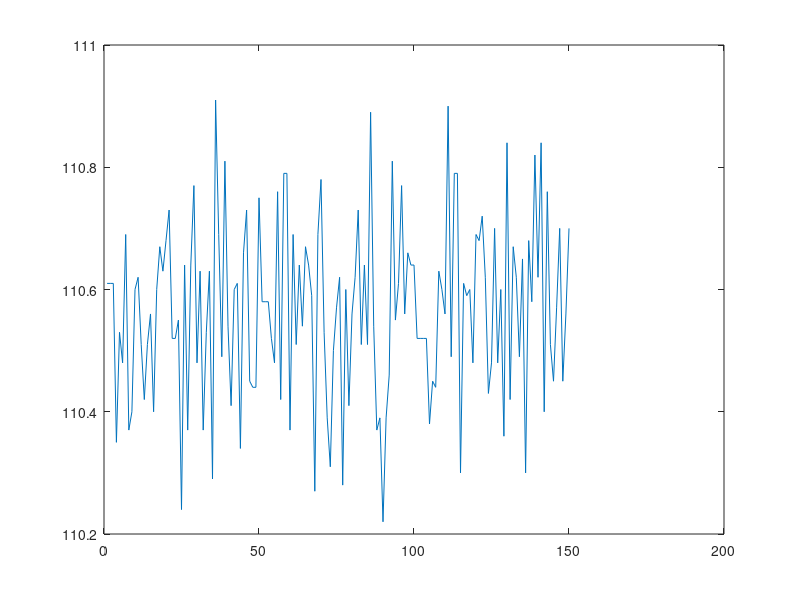

Here is the MATLAB script that generated this plot:

#c1,c2 y c3: 50mm
c1= [88.55,88.55,88.55,88.58,88.67,88.36,88.35,88.88,88.54,88.42,88.51,88.34,88.55,88.44,88.46,88.54,88.49,89.06,88.51,88.45,87.92,88.81,88.17,88.31,88.37,88.54,88.50,88.29,88.52,88.58,88.20,88.44,88.44,88.33,88.58,88.41,88.63,88.79,88.37,88.38,88.43,88.67,88.45,88.93,88.46,88.43,88.44,88.59,88.52,88.71];

c2= [88.29,88.29,88.29,88.25,88.35,88.37,88.68,88.89,88.35,88.59,88.22,88.64,88.12,88.71,88.32,88.72,88.25,88.95,88.32,88.55,88.53,88.15,88.78,88.22,88.95,88.55,88.88,88.47,88.94,88.15,88.75,88.51,88.53,88.21,88.77,88.65,88.43,88.58,88.31,88.48,88.38,88.39,88.32,88.34,88.18,88.35,88.48,88.36,88.58,88.46];

c3= [88.80,88.80,88.80,89.00,88.18,88.55,88.59,88.79,88.85,88.44,88.72,88.50,89.27,88.50,88.88,88.89,88.56,88.39,88.60,88.51,88.73,88.45,88.95,88.41,88.83,88.33,88.32,88.46,88.41,88.75,88.19,88.78,88.31,88.82,88.55,88.46,88.62,88.46,88.98,88.50,88.29,88.37,88.65,88.82,88.39,88.96,88.79,88.39,88.42,88.06];

c50mm= [c1, c2, c3];




#c4, c5, c6: 100mm
c4= [92.02,92.02,92.02,91.85,92.17,92.20,92.56,92.20,92.25,91.85,92.17,91.98,91.76,92.20,92.36,91.89,92.17,92.06,92.31,92.07,92.76,92.09,92.29,92.32,92.01,92.18,92.25,92.64,91.73,91.93,91.99,92.40,92.05,92.51,92.34,91.82,91.95,91.90,92.37,92.13,92.49,91.84,92.46,91.78,92.26,92.21,92.08,92.03,92.31,91.81];

c5= [92.57,92.57,92.57,92.77,92.41,92.17,92.03,92.19,92.65,92.09,92.53,92.63,92.37,92.27,92.09,92.16,92.65,92.14,92.48,92.26,91.98,92.26,92.22,92.38,91.83,92.76,91.61,91.91,92.48,92.72,92.12,92.71,92.05,92.43,92.08,92.42,92.50,92.02,92.04,92.12,92.40,92.06,92.28,92.62,92.33,92.70,91.79,92.25,92.41,92.01];

c6= [92.12,92.12,92.12,91.99,92.05,92.41,92.76,91.99,92.44,92.14,92.71,92.21,91.92,92.12,92.22,92.10,92.24,92.47,92.61,92.07,92.21,92.89,92.16,92.92,91.99,92.83,92.15,92.48,92.02,92.08,92.55,92.62,92.28,92.25,92.41,92.41,92.24,92.14,92.15,92.05,92.03,92.27,92.51,92.23,92.07,91.63,92.20,91.99,91.83,92.28];

c100mm= [c4, c5, c6];




#c7, c8, c9: 150mm
c7= [95.05,95.05,95.05,95.00,95.56,95.20,95.45,95.57,95.16,95.41,95.45,95.32,95.30,95.44,94.88,95.56,94.88,95.56,95.66,95.60,95.38,95.22,95.19,95.74,95.20,95.49,95.59,95.43,94.90,95.10,95.73,95.79,95.25,95.34,95.25,95.24,95.28,95.39,95.69,94.92,95.54,95.38,95.52,95.47,95.33,94.91,95.32,95.56,95.95,95.24];

c8= [95.35,95.35,95.35,95.24,95.50,95.56,95.59,95.50,95.69,95.54,95.14,95.95,95.30,95.38,95.46,95.36,95.48,95.59,95.09,94.78,95.14,95.65,95.30,95.04,95.51,95.28,95.82,95.46,95.09,95.37,94.87,95.78,95.10,95.83,95.29,95.49,95.96,95.21,95.56,95.97,95.69,95.31,96.27,94.74,95.31,95.32,95.35,95.32,95.70,95.46];

c9= [95.08,95.08,95.08,95.17,95.76,95.23,95.94,95.33,95.71,95.40,95.67,95.57,95.79,95.54,95.55,95.21,95.21,95.10,95.36,95.16,95.60,95.83,95.17,95.53,95.48,95.05,95.35,95.72,94.98,95.27,95.58,95.61,95.50,95.86,95.46,95.18,95.48,94.98,95.61,95.33,95.27,95.74,95.46,95.21,95.38,95.19,94.68,95.36,94.99,95.04];

c150mm= [c7, c8, c9];




#c10, c11, c12: 200mm
c10= [97.40,97.40,97.40,97.56,97.42,97.45,97.57,97.68,97.77,97.79,97.46,97.76,97.70,97.67,97.38,98.01,97.51,97.60,97.63,97.81,97.54,97.29,97.49,97.72,97.75,97.65,97.77,98.14,97.56,97.63,97.37,97.52,97.50,97.26,97.90,97.57,97.66,98.09,97.68,97.67,97.06,97.52,97.48,97.64,97.84,97.29,97.59,97.86,97.44,97.71];

c11= [97.63,97.63,97.63,97.57,97.37,97.60,97.41,97.59,97.94,97.70,97.76,97.46,97.12,97.57,97.90,97.47,97.81,97.80,97.91,97.24,97.53,97.34,97.39,97.62,97.15,97.66,97.71,97.30,97.48,97.37,97.78,97.64,98.19,97.28,97.95,97.27,97.76,97.74,97.54,97.25,97.61,97.48,97.81,98.02,97.26,97.67,97.59,97.76,97.65,97.82];

c12= [97.59,97.59,97.59,97.62,97.49,97.29,97.80,97.33,97.49,97.54,97.00,97.75,97.36,97.36,97.64,97.25,97.74,97.46,97.64,97.80,97.60,97.49,97.61,97.67,97.35,96.96,97.34,97.25,97.62,97.49,97.50,97.81,97.50,97.57,97.64,97.59,97.48,97.17,97.51,97.08,97.29,97.48,97.61,97.41,97.30,97.61,97.73,97.25,97.70,97.48];

c200mm= [c10, c11, c12];




#c13, c14, c15: 250mm
c13= [99.49,99.49,99.49,99.56,99.87,100.41,99.37,99.97,99.68,100.02,99.92,99.77,100.08,99.53,99.82,99.91,99.75,99.88,100.27,99.60,99.98,99.37,100.19,99.95,100.27,100.10,99.92,99.69,99.61,99.77,99.96,99.89,99.75,99.97,99.60,99.98,99.69,100.01,99.74,100.04,99.90,99.78,99.66,99.94,99.95,99.94,99.75,99.73,100.05,100.03];

c14= [99.68,99.68,99.68,99.72,99.80,100.09,99.98,99.86,99.74,99.80,99.82,99.83,99.84,99.82,99.56,99.64,99.74,99.63,99.66,99.89,99.94,99.95,99.99,100.03,99.95,99.58,99.74,99.88,99.96,99.83,99.74,100.15,99.98,99.90,100.05,99.50,100.02,99.69,99.65,99.56,99.84,100.13,100.15,99.70,99.42,100.01,99.94,99.59,100.06,99.80];

c15= [100.01,100.01,100.01,100.06,99.73,99.75,99.69,99.61,99.96,99.84,100.51,99.89,99.73,99.65,99.94,99.76,100.02,99.78,99.90,99.64,100.31,99.69,99.88,99.69,99.93,99.96,99.50,100.18,99.68,99.60,99.71,100.06,99.73,99.51,99.60,99.93,99.92,100.07,99.56,99.65,99.64,99.89,100.15,99.90,100.05,99.65,99.70,99.62,100.06,100.03];

c250mm= [c13, c14, c15];




#c16, c17, c18: 300mm
c16= [102.38,102.38,102.38,102.47,102.53,102.46,102.64,102.56,102.59,102.29,103.00,102.25,102.47,102.51,102.83,102.96,102.45,102.20,102.42,102.28,103.08,102.38,102.48,102.41,102.53,102.52,102.54,102.35,102.43,102.47,102.44,102.62,102.55,102.67,102.52,102.80,102.50,102.52,102.58,102.48,102.73,102.51,102.56,102.31,102.99,102.46,102.85,102.63,102.90,102.50];

c17= [103.34,103.34,103.34,103.43,102.23,102.47,102.72,102.68,102.76,102.57,102.45,102.66,102.45,102.73,102.32,102.38,102.79,102.68,102.58,102.30,102.54,102.73,102.50,102.67,102.30,102.56,102.72,102.47,102.50,103.00,102.67,102.55,102.55,102.43,102.27,102.84,102.67,102.39,102.48,102.22,102.70,102.61,102.74,102.88,102.47,103.51,102.69,102.65,102.70,102.57];

c18= [102.48,102.48,102.48,102.47,102.91,102.24,102.84,103.07,102.90,102.47,103.52,102.37,102.57,102.60,102.72,102.74,102.91,102.51,102.56,102.74,102.53,102.45,102.64,102.39,102.38,102.52,102.97,102.37,103.05,102.62,102.60,102.48,102.24,102.74,102.70,102.27,102.54,102.51,102.51,102.32,102.27,102.85,102.33,102.99,102.43,102.64,102.41,102.75,102.23,102.48];

c300mm= [c16, c17, c18];




#c19, c20, c21: 350mm
c19= [104.64,104.64,104.64,104.61,104.75,104.75,105.15,104.71,104.91,104.79,104.90,104.84,104.77,104.97,104.70,104.79,104.76,104.65,104.94,104.87,104.77,104.83,104.42,105.30,104.72,104.73,105.01,104.65,105.10,104.48,104.82,104.81,105.00,104.87,104.97,104.97,104.68,104.94,104.63,104.75,104.74,104.73,104.80,104.94,104.59,104.57,104.68,105.06,104.80,104.95];

c20= [104.80,104.80,104.80,104.77,104.55,105.18,104.77,105.37,104.78,104.87,104.83,105.25,104.92,104.94,104.96,104.67,104.63,105.05,104.93,104.73,104.72,104.85,104.62,104.80,104.76,105.15,104.79,104.55,104.65,105.01,104.67,104.60,104.48,104.61,104.38,105.07,104.98,104.55,104.73,104.99,104.98,104.84,105.04,104.63,104.93,105.17,104.90,104.73,105.15,104.87];

c21= [104.89,104.89,104.89,104.88,104.62,104.80,105.01,104.45,105.05,104.89,104.79,104.63,104.75,104.58,105.11,104.79,104.66,104.98,104.64,105.09,104.55,104.62,104.76,104.97,104.57,105.04,104.79,104.84,104.90,104.72,104.38,104.95,104.85,104.77,104.65,104.68,104.87,104.75,104.83,104.71,105.07,104.77,104.74,104.99,104.51,104.96,104.73,105.13,104.92,104.72];

c350mm= [c19, c20, c21];




#c22, c23, c24: 400mm
c22= [106.77,106.77,106.77,106.77,106.85,106.89,106.92,106.83,107.07,107.00,106.97,106.86,106.69,106.60,107.02,106.88,106.85,106.98,106.93,106.87,107.19,106.82,106.99,106.44,107.04,106.85,106.39,106.97,106.96,106.81,106.93,106.88,106.77,106.69,106.89,106.83,106.98,106.81,106.86,106.75,106.96,106.87,106.88,106.76,106.81,106.86,106.78,106.92,107.02,106.97];

c23= [106.70,106.70,106.70,106.59,107.02,106.74,106.70,106.97,106.83,106.75,106.52,106.64,106.96,106.91,106.76,106.80,106.94,106.78,106.79,106.88,107.21,106.86,106.70,107.14,106.78,106.95,107.02,106.96,107.13,106.95,106.79,106.88,107.01,106.91,107.05,106.73,106.96,106.83,106.83,106.74,106.89,106.78,106.93,106.92,106.90,106.74,106.73,106.84,106.82,106.86];

c24= [106.92,106.92,106.92,106.92,106.88,106.92,106.65,107.03,106.89,107.05,106.60,106.60,106.88,107.02,107.13,106.76,106.71,106.81,106.92,106.96,106.75,107.11,106.89,106.56,106.90,107.00,106.95,106.91,106.83,106.95,106.78,106.99,106.66,106.67,106.87,106.60,107.00,106.74,106.92,107.19,106.96,107.02,106.73,106.71,106.69,106.74,106.94,106.68,106.78,106.81];

c400mm= [c22, c23, c24];




#c25, c26, c27: 450mm
c25= [108.74,108.74,108.74,108.67,108.78,108.46,108.86,108.56,108.42,108.95,108.71,108.74,108.66,108.85,108.59,108.81,108.31,108.46,108.45,108.67,108.46,108.34,108.45,108.51,108.61,108.89,108.59,108.49,108.83,108.58,108.75,108.34,108.52,108.52,108.80,108.81,108.33,108.97,108.32,108.61,108.70,108.75,108.68,108.51,108.60,108.53,108.84,108.54,108.61,108.09];

c26= [108.50,108.50,108.50,108.47,108.74,108.51,108.55,108.79,108.71,108.52,108.86,108.83,108.66,108.75,108.77,108.85,108.65,108.78,108.58,108.69,108.38,108.61,108.77,108.55,108.55,108.73,108.76,108.67,108.55,108.68,108.57,108.59,108.43,108.64,108.58,108.71,108.52,108.82,108.37,108.87,108.18,108.65,108.75,108.36,108.61,108.59,108.77,108.85,108.81,108.61];

c27= [108.51,108.51,108.51,108.42,108.60,108.83,108.33,108.78,108.44,108.87,108.49,108.82,108.57,108.46,108.52,108.93,108.76,108.78,108.61,108.86,108.58,108.64,108.66,108.56,108.67,108.73,108.28,108.94,108.66,108.74,108.53,108.66,108.83,108.43,108.48,108.38,108.62,108.57,108.66,109.00,108.41,108.71,108.71,108.76,108.85,108.63,108.63,108.37,108.86,108.21];

c450mm= [c25, c26, c27];



#c28, c29, c30: 500mm
c28= [110.61,110.61,110.61,110.35,110.53,110.48,110.69,110.37,110.40,110.60,110.62,110.51,110.42,110.51,110.56,110.40,110.60,110.67,110.63,110.68,110.73,110.52,110.52,110.55,110.24,110.64,110.37,110.64,110.77,110.48,110.63,110.37,110.53,110.63,110.29,110.91,110.69,110.49,110.81,110.54,110.41,110.60,110.61,110.34,110.66,110.73,110.45,110.44,110.44,110.75];

c29= [110.58,110.58,110.58,110.52,110.48,110.76,110.42,110.79,110.79,110.37,110.69,110.51,110.64,110.54,110.67,110.64,110.59,110.27,110.69,110.78,110.53,110.39,110.31,110.50,110.57,110.62,110.28,110.60,110.41,110.56,110.62,110.73,110.51,110.64,110.51,110.89,110.54,110.37,110.39,110.22,110.39,110.46,110.81,110.55,110.61,110.77,110.56,110.66,110.64,110.64];

c30= [110.52,110.52,110.52,110.52,110.38,110.45,110.44,110.63,110.60,110.56,110.90,110.49,110.79,110.79,110.30,110.61,110.59,110.60,110.48,110.69,110.68,110.72,110.62,110.43,110.48,110.70,110.48,110.60,110.36,110.84,110.42,110.67,110.62,110.49,110.65,110.30,110.68,110.58,110.82,110.62,110.84,110.40,110.76,110.51,110.45,110.57,110.70,110.45,110.56,110.70];

c500mm= [c28, c29, c30];




c= c500mm;
x=1:1:length(c);

media= mean(c);
s= ["media: ", num2str(media)];
disp(s);
plot(x, c);























